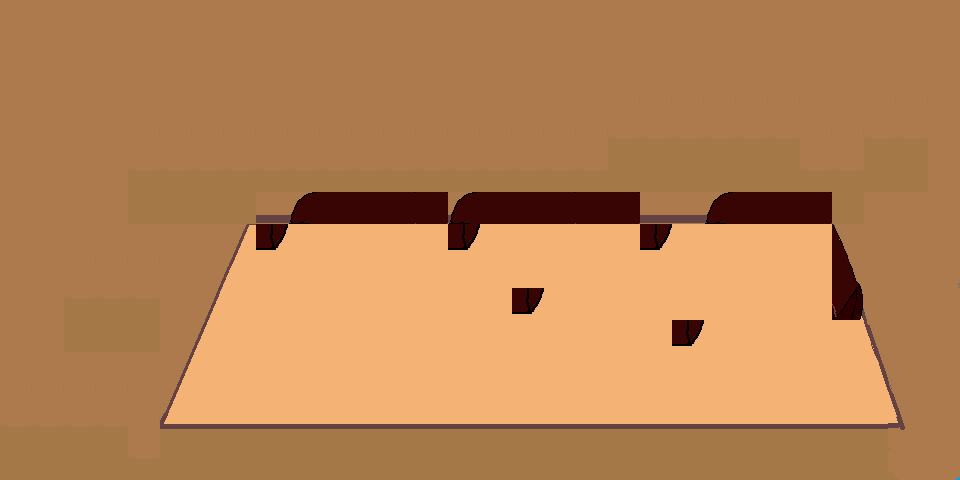

Below is a game level as drawn by its tile map, then a one-line description and the .tmx that defines it (tile-layer data replaced by summaries):
An orthogonal 30x15 tile map with 32x32 px tiles, 3 tile layers (Tile Layer 2, Tile Layer 1, Tile Layer 3), 7 tilesets and 4 objects (level Info, character).

<map version="1.2" tiledversion="1.2.1" orientation="orthogonal" renderorder="right-down" width="30" height="15" tilewidth="32" tileheight="32" infinite="0" nextlayerid="35" nextobjectid="48">
 <tileset firstgid="1" name="grassstage" tilewidth="32" tileheight="32" tilecount="2025" columns="45">
  <image source="grassstage.png" width="1440" height="1440" />
 </tileset>
 <tileset firstgid="2026" name="grassstage2" tilewidth="32" tileheight="32" tilecount="2500" columns="50">
  <image source="grassstage2.png" width="1600" height="1600" />
 </tileset>
 <tileset firstgid="4526" name="playerstart" tilewidth="32" tileheight="32" tilecount="1" columns="1">
  <image source="playerstart.png" width="32" height="32" />
  <tile id="0">
   <properties>
    <property name="orient" value="right" />
    <property name="playerstart" value="" />
   </properties>
  </tile>
 </tileset>
 <tileset firstgid="4527" name="grassstage3" tilewidth="32" tileheight="32" tilecount="1700" columns="50">
  <image source="grassstage3.png" width="1600" height="1088" />
 </tileset>
 <tileset firstgid="6227" source="grassstage4redux.tsx" />
 <tileset firstgid="6927" name="grasstownweaponshop" tilewidth="32" tileheight="32" tilecount="300" columns="20">
  <image source="grasstownweaponshop.png" width="640" height="480" />
 </tileset>
 <tileset firstgid="7227" name="grasstownhotel" tilewidth="32" tileheight="32" tilecount="450" columns="30">
  <image source="grasstownhotel.png" width="960" height="480" />
 </tileset>
 <layer id="32" name="Tile Layer 2" width="30" height="15">
  <data>[450 cells, 450 non-empty, 418 distinct tile ids]</data>
 </layer>
 <layer id="33" name="Tile Layer 1" width="30" height="15">
  <data>[450 cells, 165 non-empty, 19 distinct tile ids]</data>
 </layer>
 <layer id="34" name="Tile Layer 3" width="30" height="15">
  <data>[450 cells, 450 non-empty, 143 distinct tile ids]</data>
 </layer>
 <objectgroup id="4" name="Object Layer 1">
  <object id="40" name="level Info" x="736" y="64" width="24" height="24">
   <properties>
    <property name="areaname" value="Grasstown Hotel" />
    <property name="levelinfo" value="1" />
    <property name="music" value="dabbad.mp3" />
   </properties>
  </object>
  <object id="41" x="544" y="384" width="32" height="32">
   <properties>
    <property name="orient" value="up" />
    <property name="playerstart" value="" />
    <property name="startarea" value="1" />
   </properties>
  </object>
  <object id="42" x="480" y="428" width="128" height="64">
   <properties>
    <property name="NewArea" value="grasstown.tmx" />
    <property name="area" value="grasstown.tmx" />
    <property name="returnarea" value="4" />
   </properties>
  </object>
  <object id="44" name="Save Guy" type="character" x="608" y="288" width="32" height="64">
   <properties>
    <property name="" value="" />
    <property name="description" value="" />
    <property name="image" value="SaveGuy.png" />
    <property name="name" value="Him" />
    <property name="orient" value="left" />
    <property name="save" value="" />
    <property name="sprite" value="" />
   </properties>
  </object>
 </objectgroup>
</map>
